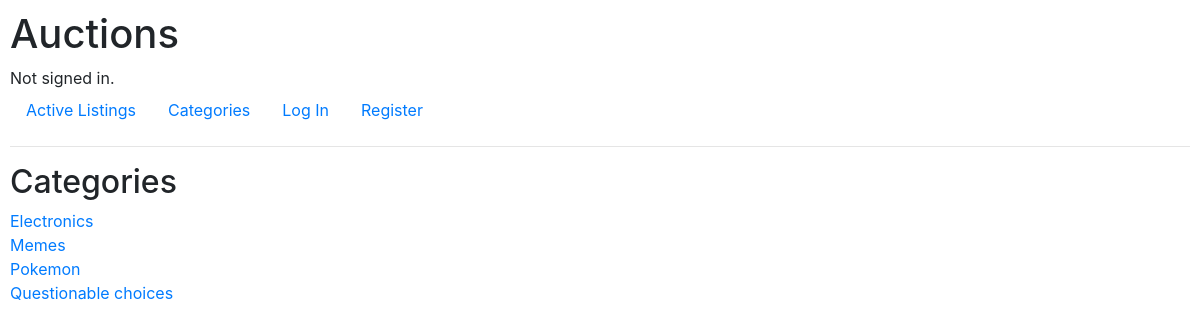
The page /categories on the database its author committed.
### auctions/models.py (models this page shows, shortened)
class Category(models.Model):
    name = models.CharField(max_length=200)

### auctions/views.py (the view)
# urls.py: path("categories", views.categories, name="categories"),
def categories(request):
    category_list = Category.objects.all()
    return render(
            request,
            "auctions/categories.html",
            {"category_list": category_list}
        )

### auctions/templates/auctions/categories.html
{% extends "auctions/layout.html" %}
{% block body %}
    <h2>Categories</h2>
        {% for category in category_list %}
            <li><a href="{% url 'category' category.name %}"> {{ category.name }} </a></li>
        {% endfor %}
{% endblock %}

### auctions/static/auctions/styles.css (style rules this page uses)
body { padding: 10px; }
li { list-style: none; }

### rows shown on the page
Category: name "Electronics"
Category: name "Memes"
Category: name "Pokemon"
Category: name "Questionable choices"
